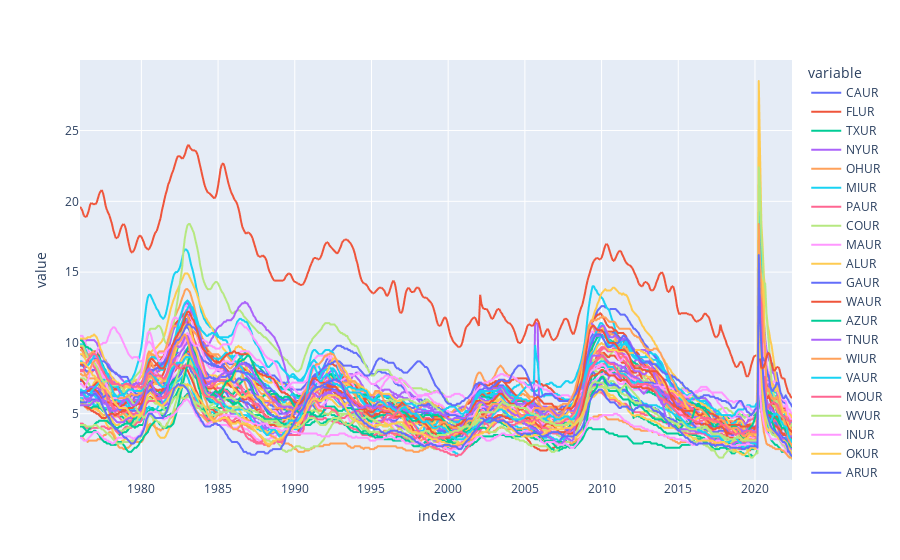

Notebook source saved alongside this figure:
### Code cell
#unrate_by_state.plot(figsize=(10,5), 
#            title='Unemployment rate', lw=2)
px.line(unrate_by_state)

### Figure 1 — Plotly figure (JSON) as saved in the notebook; plotly's stock layout.template omitted (floating-point values rounded to 4 significant figures; data arrays with more than 128 entries replaced by an {"elided": "..."} marker saying what was removed)
{"data": [{"hovertemplate": "variable=CAUR<br>index=%{x}<br>value=%{y}<extra></extra>", "legendgroup": "CAUR", "line": {"color": "#636efa", "dash": "solid"}, "marker": {"symbol": "circle"}, "mode": "lines", "name": "CAUR", "showlegend": true, "type": "scattergl", "x": {"elided": "558 str values"}, "xaxis": "x", "y": {"elided": "558 float values"}, "yaxis": "y"}, {"hovertemplate": "variable=FLUR<br>index=%{x}<br>value=%{y}<extra></extra>", "legendgroup": "FLUR", "line": {"color": "#EF553B", "dash": "solid"}, "marker": {"symbol": "circle"}, "mode": "lines", "name": "FLUR", "showlegend": true, "type": "scattergl", "x": {"elided": "558 str values"}, "xaxis": "x", "y": {"elided": "558 float values"}, "yaxis": "y"}, {"hovertemplate": "variable=TXUR<br>index=%{x}<br>value=%{y}<extra></extra>", "legendgroup": "TXUR", "line": {"color": "#00cc96", "dash": "solid"}, "marker": {"symbol": "circle"}, "mode": "lines", "name": "TXUR", "showlegend": true, "type": "scattergl", "x": {"elided": "558 str values"}, "xaxis": "x", "y": {"elided": "558 float values"}, "yaxis": "y"}, {"hovertemplate": "variable=NYUR<br>index=%{x}<br>value=%{y}<extra></extra>", "legendgroup": "NYUR", "line": {"color": "#ab63fa", "dash": "solid"}, "marker": {"symbol": "circle"}, "mode": "lines", "name": "NYUR", "showlegend": true, "type": "scattergl", "x": {"elided": "558 str values"}, "xaxis": "x", "y": {"elided": "558 float values"}, "yaxis": "y"}, {"hovertemplate": "variable=OHUR<br>index=%{x}<br>value=%{y}<extra></extra>", "legendgroup": "OHUR", "line": {"color": "#FFA15A", "dash": "solid"}, "marker": {"symbol": "circle"}, "mode": "lines", "name": "OHUR", "showlegend": true, "type": "scattergl", "x": {"elided": "558 str values"}, "xaxis": "x", "y": {"elided": "558 float values"}, "yaxis": "y"}, {"hovertemplate": "variable=MIUR<br>index=%{x}<br>value=%{y}<extra></extra>", "legendgroup": "MIUR", "line": {"color": "#19d3f3", "dash": "solid"}, "marker": {"symbol": "circle"}, "mode": "lines", "name": "MIUR", "showlegend": true, "type": "scattergl", "x": {"elided": "558 str values"}, "xaxis": "x", "y": {"elided": "558 float values"}, "yaxis": "y"}, {"hovertemplate": "variable=PAUR<br>index=%{x}<br>value=%{y}<extra></extra>", "legendgroup": "PAUR", "line": {"color": "#FF6692", "dash": "solid"}, "marker": {"symbol": "circle"}, "mode": "lines", "name": "PAUR", "showlegend": true, "type": "scattergl", "x": {"elided": "558 str values"}, "xaxis": "x", "y": {"elided": "558 float values"}, "yaxis": "y"}, {"hovertemplate": "variable=COUR<br>index=%{x}<br>value=%{y}<extra></extra>", "legendgroup": "COUR", "line": {"color": "#B6E880", "dash": "solid"}, "marker": {"symbol": "circle"}, "mode": "lines", "name": "COUR", "showlegend": true, "type": "scattergl", "x": {"elided": "558 str values"}, "xaxis": "x", "y": {"elided": "558 float values"}, "yaxis": "y"}, {"hovertemplate": "variable=MAUR<br>index=%{x}<br>value=%{y}<extra></extra>", "legendgroup": "MAUR", "line": {"color": "#FF97FF", "dash": "solid"}, "marker": {"symbol": "circle"}, "mode": "lines", "name": "MAUR", "showlegend": true, "type": "scattergl", "x": {"elided": "558 str values"}, "xaxis": "x", "y": {"elided": "558 float values"}, "yaxis": "y"}, {"hovertemplate": "variable=ALUR<br>index=%{x}<br>value=%{y}<extra></extra>", "legendgroup": "ALUR", "line": {"color": "#FECB52", "dash": "solid"}, "marker": {"symbol": "circle"}, "mode": "lines", "name": "ALUR", "showlegend": true, "type": "scattergl", "x": {"elided": "558 str values"}, "xaxis": "x", "y": {"elided": "558 float values"}, "yaxis": "y"}, {"hovertemplate": "variable=GAUR<br>index=%{x}<br>value=%{y}<extra></extra>", "legendgroup": "GAUR", "line": {"color": "#636efa", "dash": "solid"}, "marker": {"symbol": "circle"}, "mode": "lines", "name": "GAUR", "showlegend": true, "type": "scattergl", "x": {"elided": "558 str values"}, "xaxis": "x", "y": {"elided": "558 float values"}, "yaxis": "y"}, {"hovertemplate": "variable=WAUR<br>index=%{x}<br>value=%{y}<extra></extra>", "legendgroup": "WAUR", "line": {"color": "#EF553B", "dash": "solid"}, "marker": {"symbol": "circle"}, "mode": "lines", "name": "WAUR", "showlegend": true, "type": "scattergl", "x": {"elided": "558 str values"}, "xaxis": "x", "y": {"elided": "558 float values"}, "yaxis": "y"}, {"hovertemplate": "variable=AZUR<br>index=%{x}<br>value=%{y}<extra></extra>", "legendgroup": "AZUR", "line": {"color": "#00cc96", "dash": "solid"}, "marker": {"symbol": "circle"}, "mode": "lines", "name": "AZUR", "showlegend": true, "type": "scattergl", "x": {"elided": "558 str values"}, "xaxis": "x", "y": {"elided": "558 float values"}, "yaxis": "y"}, {"hovertemplate": "variable=TNUR<br>index=%{x}<br>value=%{y}<extra></extra>", "legendgroup": "TNUR", "line": {"color": "#ab63fa", "dash": "solid"}, "marker": {"symbol": "circle"}, "mode": "lines", "name": "TNUR", "showlegend": true, "type": "scattergl", "x": {"elided": "558 str values"}, "xaxis": "x", "y": {"elided": "558 float values"}, "yaxis": "y"}, {"hovertemplate": "variable=WIUR<br>index=%{x}<br>value=%{y}<extra></extra>", "legendgroup": "WIUR", "line": {"color": "#FFA15A", "dash": "solid"}, "marker": {"symbol": "circle"}, "mode": "lines", "name": "WIUR", "showlegend": true, "type": "scattergl", "x": {"elided": "558 str values"}, "xaxis": "x", "y": {"elided": "558 float values"}, "yaxis": "y"}, {"hovertemplate": "variable=VAUR<br>index=%{x}<br>value=%{y}<extra></extra>", "legendgroup": "VAUR", "line": {"color": "#19d3f3", "dash": "solid"}, "marker": {"symbol": "circle"}, "mode": "lines", "name": "VAUR", "showlegend": true, "type": "scattergl", "x": {"elided": "558 str values"}, "xaxis": "x", "y": {"elided": "558 float values"}, "yaxis": "y"}, {"hovertemplate": "variable=MOUR<br>index=%{x}<br>value=%{y}<extra></extra>", "legendgroup": "MOUR", "line": {"color": "#FF6692", "dash": "solid"}, "marker": {"symbol": "circle"}, "mode": "lines", "name": "MOUR", "showlegend": true, "type": "scattergl", "x": {"elided": "558 str values"}, "xaxis": "x", "y": {"elided": "558 float values"}, "yaxis": "y"}, {"hovertemplate": "variable=WVUR<br>index=%{x}<br>value=%{y}<extra></extra>", "legendgroup": "WVUR", "line": {"color": "#B6E880", "dash": "solid"}, "marker": {"symbol": "circle"}, "mode": "lines", "name": "WVUR", "showlegend": true, "type": "scattergl", "x": {"elided": "558 str values"}, "xaxis": "x", "y": {"elided": "558 float values"}, "yaxis": "y"}, {"hovertemplate": "variable=INUR<br>index=%{x}<br>value=%{y}<extra></extra>", "legendgroup": "INUR", "line": {"color": "#FF97FF", "dash": "solid"}, "marker": {"symbol": "circle"}, "mode": "lines", "name": "INUR", "showlegend": true, "type": "scattergl", "x": {"elided": "558 str values"}, "xaxis": "x", "y": {"elided": "558 float values"}, "yaxis": "y"}, {"hovertemplate": "variable=OKUR<br>index=%{x}<br>value=%{y}<extra></extra>", "legendgroup": "OKUR", "line": {"color": "#FECB52", "dash": "solid"}, "marker": {"symbol": "circle"}, "mode": "lines", "name": "OKUR", "showlegend": true, "type": "scattergl", "x": {"elided": "558 str values"}, "xaxis": "x", "y": {"elided": "558 float values"}, "yaxis": "y"}, {"hovertemplate": "variable=ARUR<br>index=%{x}<br>value=%{y}<extra></extra>", "legendgroup": "ARUR", "line": {"color": "#636efa", "dash": "solid"}, "marker": {"symbol": "circle"}, "mode": "lines", "name": "ARUR", "showlegend": true, "type": "scattergl", "x": {"elided": "558 str values"}, "xaxis": "x", "y": {"elided": "558 float values"}, "yaxis": "y"}, {"hovertemplate": "variable=SCUR<br>index=%{x}<br>value=%{y}<extra></extra>", "legendgroup": "SCUR", "line": {"color": "#EF553B", "dash": "solid"}, "marker": {"symbol": "circle"}, "mode": "lines", "name": "SCUR", "showlegend": true, "type": "scattergl", "x": {"elided": "558 str values"}, "xaxis": "x", "y": {"elided": "558 float values"}, "yaxis": "y"}, {"hovertemplate": "variable=UTUR<br>index=%{x}<br>value=%{y}<extra></extra>", "legendgroup": "UTUR", "line": {"color": "#00cc96", "dash": "solid"}, "marker": {"symbol": "circle"}, "mode": "lines", "name": "UTUR", "showlegend": true, "type": "scattergl", "x": {"elided": "558 str values"}, "xaxis": "x", "y": {"elided": "558 float values"}, "yaxis": "y"}, {"hovertemplate": "variable=LAUR<br>index=%{x}<br>value=%{y}<extra></extra>", "legendgroup": "LAUR", "line": {"color": "#ab63fa", "dash": "solid"}, "marker": {"symbol": "circle"}, "mode": "lines", "name": "LAUR", "showlegend": true, "type": "scattergl", "x": {"elided": "558 str values"}, "xaxis": "x", "y": {"elided": "558 float values"}, "yaxis": "y"}, {"hovertemplate": "variable=ORUR<br>index=%{x}<br>value=%{y}<extra></extra>", "legendgroup": "ORUR", "line": {"color": "#FFA15A", "dash": "solid"}, "marker": {"symbol": "circle"}, "mode": "lines", "name": "ORUR", "showlegend": true, "type": "scattergl", "x": {"elided": "558 str values"}, "xaxis": "x", "y": {"elided": "558 float values"}, "yaxis": "y"}, {"hovertemplate": "variable=ILUR<br>index=%{x}<br>value=%{y}<extra></extra>", "legendgroup": "ILUR", "line": {"color": "#19d3f3", "dash": "solid"}, "marker": {"symbol": "circle"}, "mode": "lines", "name": "ILUR", "showlegend": true, "type": "scattergl", "x": {"elided": "558 str values"}, "xaxis": "x", "y": {"elided": "558 float values"}, "yaxis": "y"}, {"hovertemplate": "variable=IAUR<br>index=%{x}<br>value=%{y}<extra></extra>", "legendgroup": "IAUR", "line": {"color": "#FF6692", "dash": "solid"}, "marker": {"symbol": "circle"}, "mode": "lines", "name": "IAUR", "showlegend": true, "type": "scattergl", "x": {"elided": "558 str values"}, "xaxis": "x", "y": {"elided": "558 float values"}, "yaxis": "y"}, {"hovertemplate": "variable=MNUR<br>index=%{x}<br>value=%{y}<extra></extra>", "legendgroup": "MNUR", "line": {"color": "#B6E880", "dash": "solid"}, "marker": {"symbol": "circle"}, "mode": "lines", "name": "MNUR", "showlegend": true, "type": "scattergl", "x": {"elided": "558 str values"}, "xaxis": "x", "y": {"elided": "558 float values"}, "yaxis": "y"}, {"hovertemplate": "variable=NMUR<br>index=%{x}<br>value=%{y}<extra></extra>", "legendgroup": "NMUR", "line": {"color": "#FF97FF", "dash": "solid"}, "marker": {"symbol": "circle"}, "mode": "lines", "name": "NMUR", "showlegend": true, "type": "scattergl", "x": {"elided": "558 str values"}, "xaxis": "x", "y": {"elided": "558 float values"}, "yaxis": "y"}, {"hovertemplate": "variable=NVUR<br>index=%{x}<br>value=%{y}<extra></extra>", "legendgroup": "NVUR", "line": {"color": "#FECB52", "dash": "solid"}, "marker": {"symbol": "circle"}, "mode": "lines", "name": "NVUR", "showlegend": true, "type": "scattergl", "x": {"elided": "558 str values"}, "xaxis": "x", "y": {"elided": "558 float values"}, "yaxis": "y"}, {"hovertemplate": "variable=MTUR<br>index=%{x}<br>value=%{y}<extra></extra>", "legendgroup": "MTUR", "line": {"color": "#636efa", "dash": "solid"}, "marker": {"symbol": "circle"}, "mode": "lines", "name": "MTUR", "showlegend": true, "type": "scattergl", "x": {"elided": "558 str values"}, "xaxis": "x", "y": {"elided": "558 float values"}, "yaxis": "y"}, {"hovertemplate": "variable=MDUR<br>index=%{x}<br>value=%{y}<extra></extra>", "legendgroup": "MDUR", "line": {"color": "#EF553B", "dash": "solid"}, "marker": {"symbol": "circle"}, "mode": "lines", "name": "MDUR", "showlegend": true, "type": "scattergl", "x": {"elided": "558 str values"}, "xaxis": "x", "y": {"elided": "558 float values"}, "yaxis": "y"}, {"hovertemplate": "variable=NDUR<br>index=%{x}<br>value=%{y}<extra></extra>", "legendgroup": "NDUR", "line": {"color": "#00cc96", "dash": "solid"}, "marker": {"symbol": "circle"}, "mode": "lines", "name": "NDUR", "showlegend": true, "type": "scattergl", "x": {"elided": "558 str values"}, "xaxis": "x", "y": {"elided": "558 float values"}, "yaxis": "y"}, {"hovertemplate": "variable=NCUR<br>index=%{x}<br>value=%{y}<extra></extra>", "legendgroup": "NCUR", "line": {"color": "#ab63fa", "dash": "solid"}, "marker": {"symbol": "circle"}, "mode": "lines", "name": "NCUR", "showlegend": true, "type": "scattergl", "x": {"elided": "558 str values"}, "xaxis": "x", "y": {"elided": "558 float values"}, "yaxis": "y"}, {"hovertemplate": "variable=NEUR<br>index=%{x}<br>value=%{y}<extra></extra>", "legendgroup": "NEUR", "line": {"color": "#FFA15A", "dash": "solid"}, "marker": {"symbol": "circle"}, "mode": "lines", "name": "NEUR", "showlegend": true, "type": "scattergl", "x": {"elided": "558 str values"}, "xaxis": "x", "y": {"elided": "558 float values"}, "yaxis": "y"}, {"hovertemplate": "variable=MSUR<br>index=%{x}<br>value=%{y}<extra></extra>", "legendgroup": "MSUR", "line": {"color": "#19d3f3", "dash": "solid"}, "marker": {"symbol": "circle"}, "mode": "lines", "name": "MSUR", "showlegend": true, "type": "scattergl", "x": {"elided": "558 str values"}, "xaxis": "x", "y": {"elided": "558 float values"}, "yaxis": "y"}, {"hovertemplate": "variable=CTUR<br>index=%{x}<br>value=%{y}<extra></extra>", "legendgroup": "CTUR", "line": {"color": "#FF6692", "dash": "solid"}, "marker": {"symbol": "circle"}, "mode": "lines", "name": "CTUR", "showlegend": true, "type": "scattergl", "x": {"elided": "558 str values"}, "xaxis": "x", "y": {"elided": "558 float values"}, "yaxis": "y"}, {"hovertemplate": "variable=HIUR<br>index=%{x}<br>value=%{y}<extra></extra>", "legendgroup": "HIUR", "line": {"color": "#B6E880", "dash": "solid"}, "marker": {"symbol": "circle"}, "mode": "lines", "name": "HIUR", "showlegend": true, "type": "scattergl", "x": {"elided": "558 str values"}, "xaxis": "x", "y": {"elided": "558 float values"}, "yaxis": "y"}, {"hovertemplate": "variable=AKUR<br>index=%{x}<br>value=%{y}<extra></extra>", "legendgroup": "AKUR", "line": {"color": "#FF97FF", "dash": "solid"}, "marker": {"symbol": "circle"}, "mode": "lines", "name": "AKUR", "showlegend": true, "type": "scattergl", "x": {"elided": "558 str values"}, "xaxis": "x", "y": {"elided": "558 float values"}, "yaxis": "y"}, {"hovertemplate": "variable=NJUR<br>index=%{x}<br>value=%{y}<extra></extra>", "legendgroup": "NJUR", "line": {"color": "#FECB52", "dash": "solid"}, "marker": {"symbol": "circle"}, "mode": "lines", "name": "NJUR", "showlegend": true, "type": "scattergl", "x": {"elided": "558 str values"}, "xaxis": "x", "y": {"elided": "558 float values"}, "yaxis": "y"}, {"hovertemplate": "variable=DCUR<br>index=%{x}<br>value=%{y}<extra></extra>", "legendgroup": "DCUR", "line": {"color": "#636efa", "dash": "solid"}, "marker": {"symbol": "circle"}, "mode": "lines", "name": "DCUR", "showlegend": true, "type": "scattergl", "x": {"elided": "558 str values"}, "xaxis": "x", "y": {"elided": "558 float values"}, "yaxis": "y"}, {"hovertemplate": "variable=KYUR<br>index=%{x}<br>value=%{y}<extra></extra>", "legendgroup": "KYUR", "line": {"color": "#EF553B", "dash": "solid"}, "marker": {"symbol": "circle"}, "mode": "lines", "name": "KYUR", "showlegend": true, "type": "scattergl", "x": {"elided": "558 str values"}, "xaxis": "x", "y": {"elided": "558 float values"}, "yaxis": "y"}, {"hovertemplate": "variable=WYUR<br>index=%{x}<br>value=%{y}<extra></extra>", "legendgroup": "WYUR", "line": {"color": "#00cc96", "dash": "solid"}, "marker": {"symbol": "circle"}, "mode": "lines", "name": "WYUR", "showlegend": true, "type": "scattergl", "x": {"elided": "558 str values"}, "xaxis": "x", "y": {"elided": "558 float values"}, "yaxis": "y"}, {"hovertemplate": "variable=IDUR<br>index=%{x}<br>value=%{y}<extra></extra>", "legendgroup": "IDUR", "line": {"color": "#ab63fa", "dash": "solid"}, "marker": {"symbol": "circle"}, "mode": "lines", "name": "IDUR", "showlegend": true, "type": "scattergl", "x": {"elided": "558 str values"}, "xaxis": "x", "y": {"elided": "558 float values"}, "yaxis": "y"}, {"hovertemplate": "variable=RIUR<br>index=%{x}<br>value=%{y}<extra></extra>", "legendgroup": "RIUR", "line": {"color": "#FFA15A", "dash": "solid"}, "marker": {"symbol": "circle"}, "mode": "lines", "name": "RIUR", "showlegend": true, "type": "scattergl", "x": {"elided": "558 str values"}, "xaxis": "x", "y": {"elided": "558 float values"}, "yaxis": "y"}, {"hovertemplate": "variable=MEUR<br>index=%{x}<br>value=%{y}<extra></extra>", "legendgroup": "MEUR", "line": {"color": "#19d3f3", "dash": "solid"}, "marker": {"symbol": "circle"}, "mode": "lines", "name": "MEUR", "showlegend": true, "type": "scattergl", "x": {"elided": "558 str values"}, "xaxis": "x", "y": {"elided": "558 float values"}, "yaxis": "y"}, {"hovertemplate": "variable=DEUR<br>index=%{x}<br>value=%{y}<extra></extra>", "legendgroup": "DEUR", "line": {"color": "#FF6692", "dash": "solid"}, "marker": {"symbol": "circle"}, "mode": "lines", "name": "DEUR", "showlegend": true, "type": "scattergl", "x": {"elided": "558 str values"}, "xaxis": "x", "y": {"elided": "558 float values"}, "yaxis": "y"}, {"hovertemplate": "variable=KSUR<br>index=%{x}<br>value=%{y}<extra></extra>", "legendgroup": "KSUR", "line": {"color": "#B6E880", "dash": "solid"}, "marker": {"symbol": "circle"}, "mode": "lines", "name": "KSUR", "showlegend": true, "type": "scattergl", "x": {"elided": "558 str values"}, "xaxis": "x", "y": {"elided": "558 float values"}, "yaxis": "y"}, {"hovertemplate": "variable=SDUR<br>index=%{x}<br>value=%{y}<extra></extra>", "legendgroup": "SDUR", "line": {"color": "#FF97FF", "dash": "solid"}, "marker": {"symbol": "circle"}, "mode": "lines", "name": "SDUR", "showlegend": true, "type": "scattergl", "x": {"elided": "558 str values"}, "xaxis": "x", "y": {"elided": "558 float values"}, "yaxis": "y"}, {"hovertemplate": "variable=VTUR<br>index=%{x}<br>value=%{y}<extra></extra>", "legendgroup": "VTUR", "line": {"color": "#FECB52", "dash": "solid"}, "marker": {"symbol": "circle"}, "mode": "lines", "name": "VTUR", "showlegend": true, "type": "scattergl", "x": {"elided": "558 str values"}, "xaxis": "x", "y": {"elided": "558 float values"}, "yaxis": "y"}, {"hovertemplate": "variable=NHUR<br>index=%{x}<br>value=%{y}<extra></extra>", "legendgroup": "NHUR", "line": {"color": "#636efa", "dash": "solid"}, "marker": {"symbol": "circle"}, "mode": "lines", "name": "NHUR", "showlegend": true, "type": "scattergl", "x": {"elided": "558 str values"}, "xaxis": "x", "y": {"elided": "558 float values"}, "yaxis": "y"}, {"hovertemplate": "variable=PRUR<br>index=%{x}<br>value=%{y}<extra></extra>", "legendgroup": "PRUR", "line": {"color": "#EF553B", "dash": "solid"}, "marker": {"symbol": "circle"}, "mode": "lines", "name": "PRUR", "showlegend": true, "type": "scattergl", "x": {"elided": "558 str values"}, "xaxis": "x", "y": {"elided": "558 float values"}, "yaxis": "y"}], "layout": {"legend": {"title": {"text": "variable"}, "tracegroupgap": 0}, "margin": {"t": 60}, "xaxis": {"anchor": "y", "domain": [0, 1], "title": {"text": "index"}}, "yaxis": {"anchor": "x", "domain": [0, 1], "title": {"text": "value"}}}}
